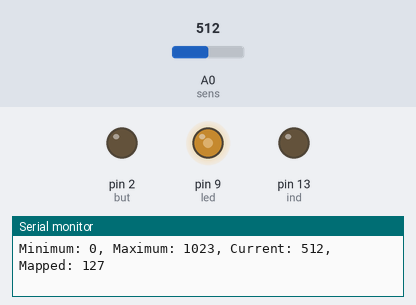
The sketch below on a simulated Arduino Uno, built with avr-gcc and run on an emulated ATmega328P. Shown: output pins drawn as LEDs (lit = HIGH), the last lines printed to the serial monitor. Inputs (shaded band) come from the test bench; at power-on: A0 (sens) = 512.

Above: at 1.2 s.
1.3 s: A0 (sens) set to 414
At 1.8 s:
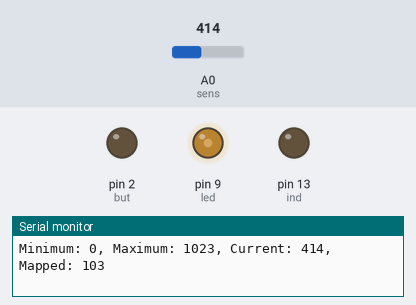
4.3 s: A0 (sens) set to 385
At 5.5 s:
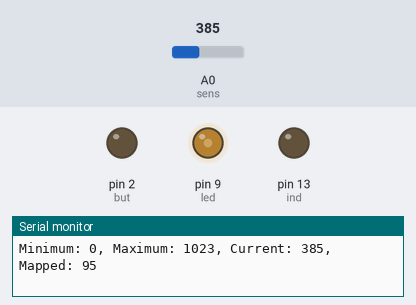
5.8 s: A0 (sens) set to 716
At 6.3 s:
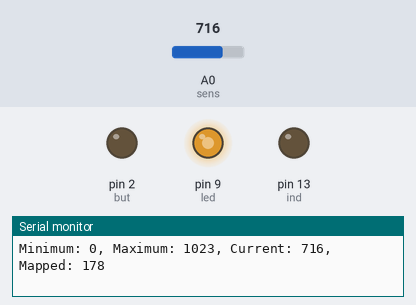
7.3 s: A0 (sens) set to 122
At 8.0 s:
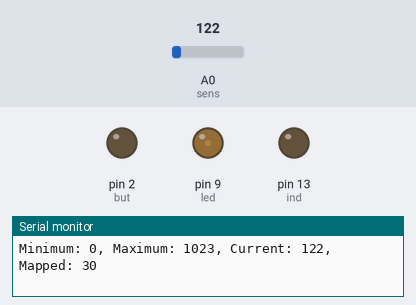
8.8 s: A0 (sens) set to 105
At 9.9 s:
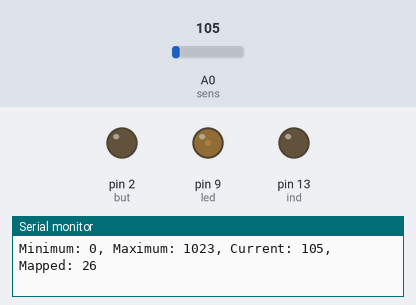
11.8 s: A0 (sens) set to 95
At 12.2 s:
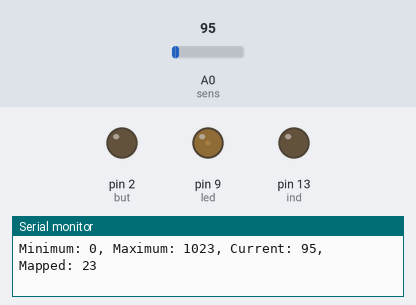
Timing chart, 0 to 14.8 s (numbered marks = the images above; inputs shaded):
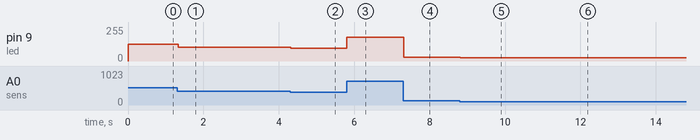

Measured:
- after the input at 1.3 s, pin 9 (led): 127/255 → 103/255 at once
- after the input at 4.3 s, pin 9 (led): 103/255 → 95/255 at once
- after the input at 5.8 s, pin 9 (led): 95/255 → 178/255 at once
- after the input at 7.3 s, pin 9 (led): 178/255 → 30/255 at once
- after the input at 8.8 s, pin 9 (led): 30/255 → 26/255 at once
- after the input at 11.8 s, pin 9 (led): 26/255 → 23/255 at once

The sketch:

10H_Calib.ino
```cpp
int sens = A0;
int led = 9;
int ind = 13;
int but = 2;

int mn = 0, mx = 1023, cur = 0, mpp = 0;

void setup() {
  // put your setup code here, to run once:
  pinMode(led, OUTPUT);
  pinMode(ind, OUTPUT);
  pinMode(but, OUTPUT);
  Serial.begin(9600);
}

void printv()
{
  Serial.print("Minimum: ");
  Serial.print(mn);
  Serial.print(", Maximum: ");
  Serial.print(mx);
  Serial.print(", Current: ");
  Serial.print(cur);
  Serial.print(", Mapped: ");
  Serial.println(mpp);
}

void calibrate()
{
  digitalWrite(ind, HIGH);
  cur = analogRead(sens);
  if(cur > mx)
  {
    mx = cur;
  } else if(cur < mn)
  {
    mn = cur;
  }
}

void loop() {
  // put your main code here, to run repeatedly:
  if(digitalRead(but) == HIGH)
  {
    mn = 1023;
    mx = 0;
    while(digitalRead(but) == HIGH)
    {
      calibrate();
      printv();
    }
  } else
  {
    cur = analogRead(sens);
    mpp = map(cur, mn, mx, 0, 255);
    mpp = constrain(mpp, 0, 255);
    analogWrite(led, mpp);
    printv();
  }
}
```
